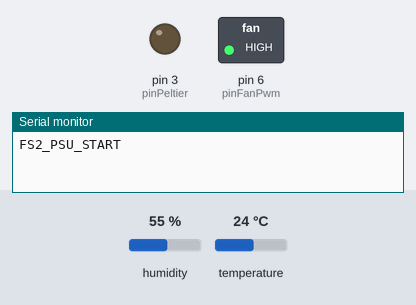
The sketch below on a simulated Arduino Uno, built with avr-gcc and run on an emulated ATmega328P. Parts: switched loads named in the sketch (green lamp = pin HIGH), output pins drawn as LEDs (lit = HIGH), the last lines printed to the serial monitor. The inputs (shaded band) are chosen by the test bench; at power-on: humidity 55 %, temperature 24 °C.

Above: at 0.1 s.
At 1.1 s:
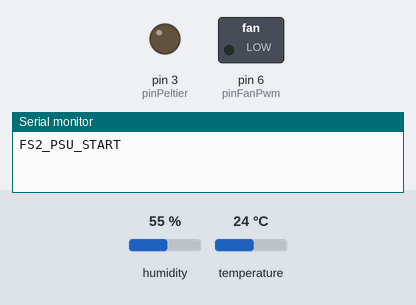
At 3.1 s:
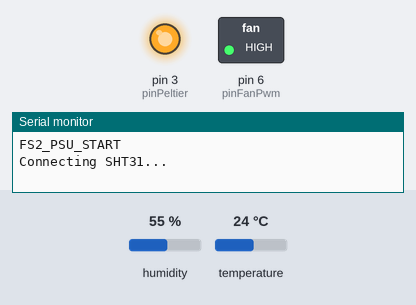
Timing chart, 0 to 4.6 s (numbered marks = the images above):
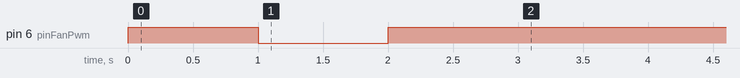

The sketch:

FS2_PSU.ino
```cpp
#include <Arduino.h>
#include <Wire.h>
#include "Adafruit_SHT31.h"

float temp = 0.0;
float hum = 0.0;
int pinPeltier = 3;
int pinFanPwm = 6;
bool isSHT = false;

Adafruit_SHT31 sht31 = Adafruit_SHT31();


void setup() {
  Serial.begin(9600);
  pinMode(pinPeltier,OUTPUT);
  pinMode(pinFanPwm,OUTPUT);
  Serial.println("FS2_PSU_START");
  digitalWrite(pinFanPwm, HIGH);
  delay(1000);
  digitalWrite(pinFanPwm, LOW);
  delay(1000);
  digitalWrite(pinFanPwm, HIGH);
  delay(1000);
  digitalWrite(pinPeltier, HIGH);
  Serial.println("Connecting SHT31...");
  if (! sht31.begin(0x44)) {   // Set to 0x45 for alternate i2c addr
    Serial.println("Couldn't find SHT31");
  }else{
    isSHT = true;
  }
  delay(1000);
  Serial.println("FS2_PSU_BEGIN");
}

void loop() {
  if(!isSHT){
    if (sht31.begin(0x44)) {   // Set to 0x45 for alternate i2c addr
      isSHT = true;
    }
  }

  if(isSHT){
    temp = sht31.readTemperature();
    hum = sht31.readHumidity();
  } else {
    temp = 0.0;
    hum = 0.0;
  }

  Serial.print("FS2_PSU;");
  Serial.print(temp);
  Serial.print(";");
  Serial.print(hum);
  Serial.println(";");
  delay(1000);
}
```
